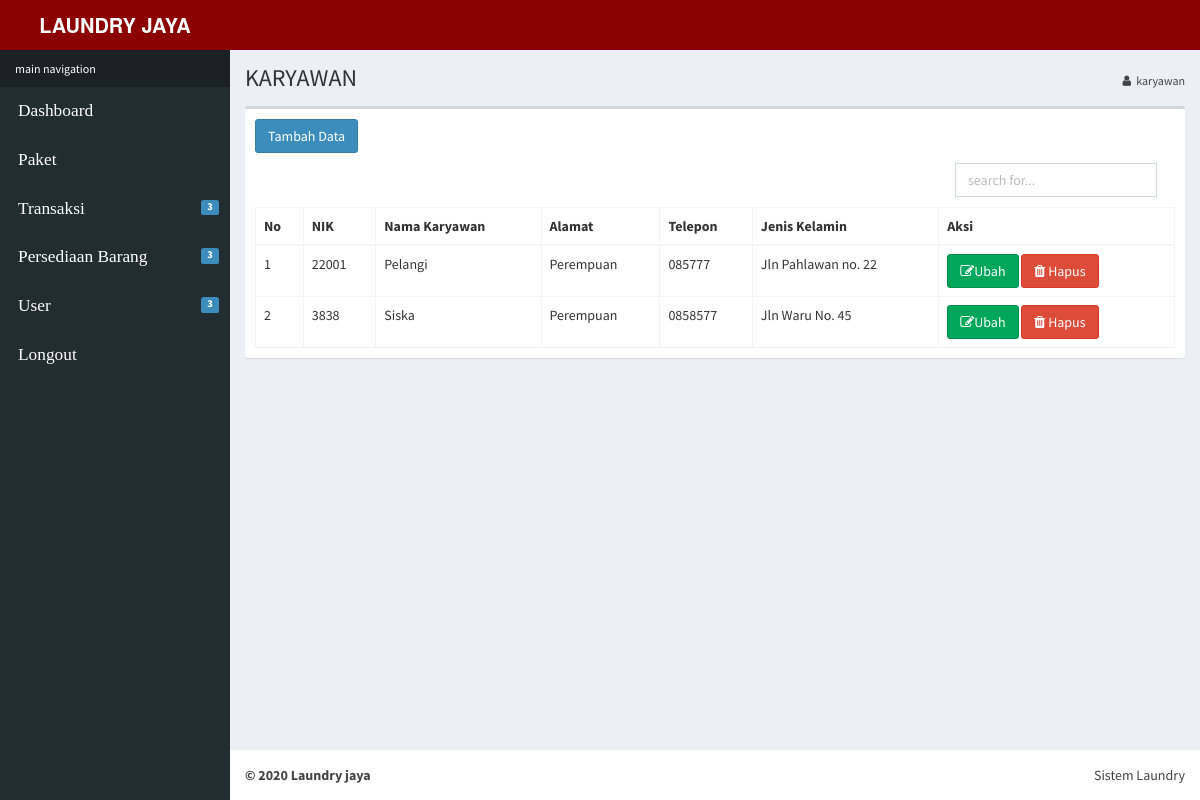
The app's page /index.php?p=karyawan (signed in) with its own data.
### tables this page shows
CREATE TABLE `karyawan` (
  `id_karyawan` int(255) NOT NULL,
  `nik` int(255) NOT NULL,
  `nama` varchar(225) NOT NULL,
  `alamat` varchar(225) NOT NULL,
  `telp` varchar(225) NOT NULL,
  `jk` varchar(225) NOT NULL
);

### karyawan/karyawan_index.php (the view, shortened to what this page needs)
<section class="content-header">
  <h1>
    KARYAWAN
  </h1>
  <ol class="breadcrumb">
    <li><a href="#"><i class="fa fa-user"></i>karyawan</a></li>
  </ol>
</section>
<section class="content">
  <div class="row">
    <div class="col-xs-12">
      <div class="box">
        <div class="box-header">
        <a href="?p=input_karyawan">
          <button type="button" class="btn btn-primary">Tambah Data</button>
        </a>
        </div>
                <div class="box-body">
          <div class="col-md-12 col-sm-12">
            <div style="float: right; width: 50%; padding: 10px; margin-top: -20px; margin-right: -230px;">
              <form action="" method="post" class="d-none d-md-inline-block form-inline ml-auto mr-0 mr-md my-1 my-md-0">
                <div class="input-group">
                  <input type="text" class="form-control" name="cari" autofocus placeholder="search for..." aria-label="search" aria-describedby="basic-addon2" autocomplete="off"  id="keyword">
               </div>
             </form>
          </div>
        </div>
          <table id="example2" class="table table-bordered table-hover">
            <thead>
              <tr>
                <th>No</th>
                <th>NIK</th>
                <th>Nama Karyawan</th>
                <th>Alamat</th>
                <th>Telepon</th>
                <th>Jenis Kelamin</th>
                <th>Aksi</th>
              </tr>
            </thead>
            <tbody>
              <tr>
            <?php
                include "koneksi.php";
                $cari ="";
                $query = "SELECT * FROM karyawan where nama like '%".$cari."%'";
                $no = 1;
                $sql = mysqli_query($connect, $query);
                if(mysqli_num_rows($sql) >0){
                    while($data=mysqli_fetch_assoc($sql)){
                  ?>
                  <tr>
                  <td><?php echo $no++;?></td>
                  <td><?php echo $data['nik'];?></td>
                  <td><?php echo $data['nama'];?></td>
                  <td><?php echo $data['alamat'];?></td>
                  <td><?php echo $data['telp'];?></td>
                  <td><?php echo $data['jk'];?></td>
                  <td><a href="index.php?p=edit_karyawan&id_karyawan=<?php echo $data['id_karyawan'];?>" class="btn btn-success"><i class="fa fa-edit"></i>Ubah</a>
                  <a href="index.php?p=hapus_karyawan&id_karyawan=<?php echo $data["id_karyawan"]; ?>" onclick=" return confirm('Anda Yakin Menghapus Data Ini');" class="btn btn-danger"><i class="fa fa-trash"></i> Hapus</a>
                  </td>
                  </tr>
                  <?php
                }
              }
              ?>
              </tr>
              </tbody>
          </table>
        </div>
      </div>
        </div>
      </div>
    </div>
  </div>

### records on screen
karyawan: nik "22001", nama "Pelangi", alamat "Perempuan", telp "085777", jk "Jln Pahlawan no. 22"
karyawan: nik "3838", nama "Siska", alamat "Perempuan", telp "0858577", jk "Jln Waru No. 45"
